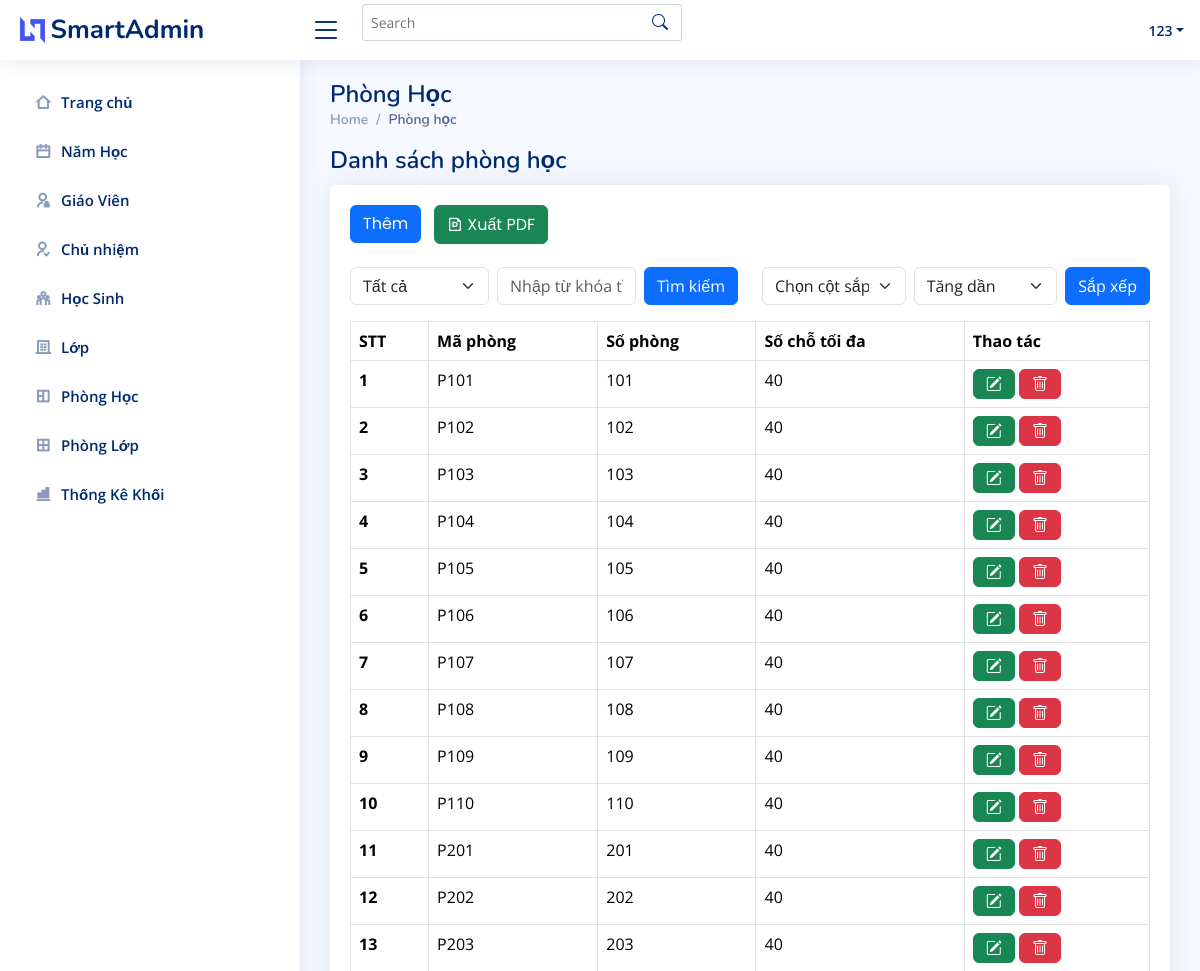
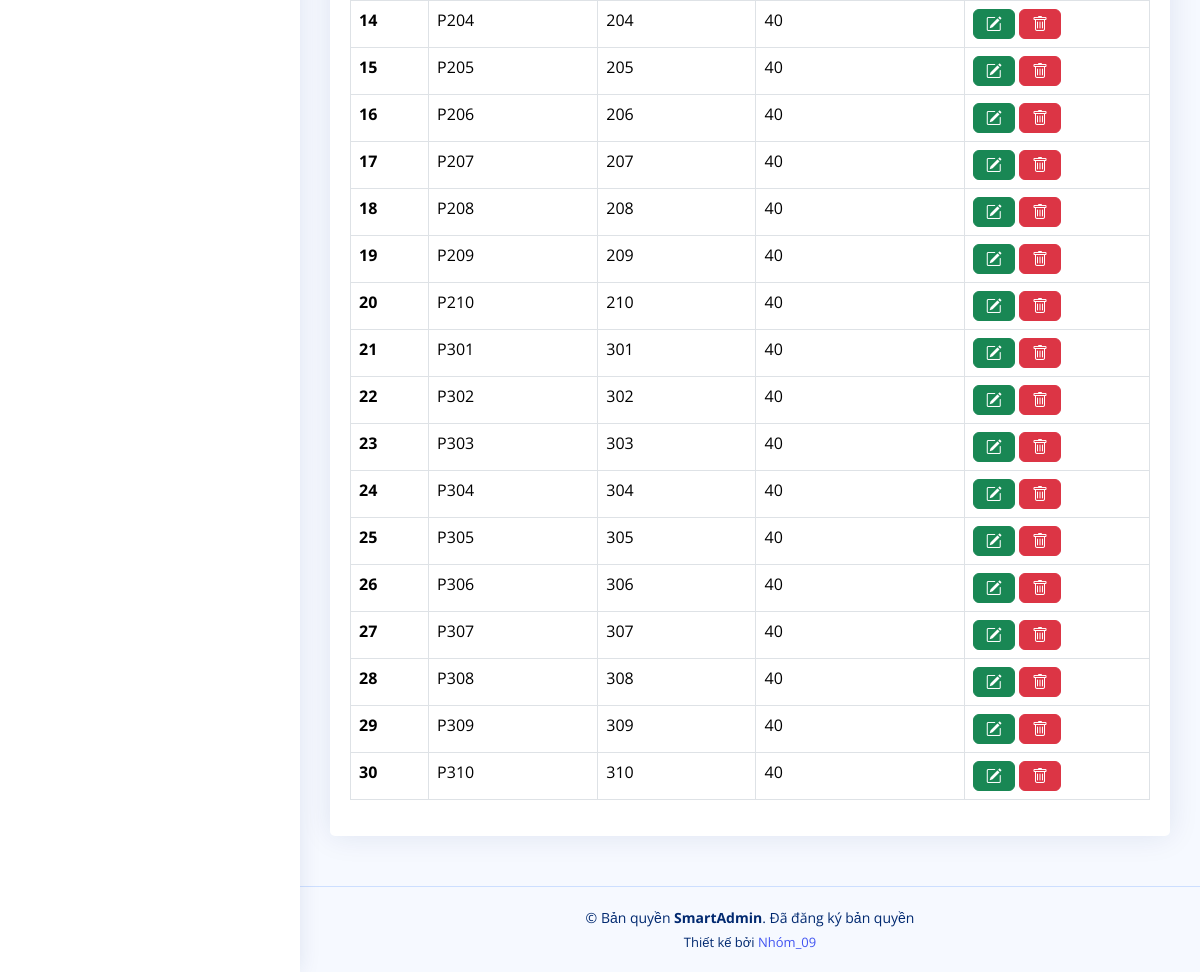
/phonghoc.php (signed in), run on the app's committed database (2 pictures, top to bottom).
### tables this page shows
CREATE TABLE `phonghoc` (
  `maPhong` varchar(10) NOT NULL,
  `soPhong` int DEFAULT NULL,
  `soChoToiDa` int DEFAULT NULL,
  PRIMARY KEY (`maPhong`)
);

### phonghoc.php (the view, shortened to what this page needs)
<?php
include('partials/header.php');
include('partials/sidebar.php');
include('partials/connectDB.php');
?>
  <main id="main" class="main">
    <div class="pagetitle">
      <h1>Phòng Học</h1>
      <nav>
        <ol class="breadcrumb">
          <li class="breadcrumb-item"><a href="index.html">Home</a></li>
          <li class="breadcrumb-item active">Phòng học</li>
        </ol>
      </nav>
    </div>
    <div class="pagetitle">
        <h1>Danh sách phòng học</h1>
    </div>
    <section class="section">
      <div class="row">
          <div class="col-lg-12">
              <div class="card">
                  <div class="card-body">
                         <h5 class="card-title d-flex justify-content-between align-items-center">
                              <div>
                                  <a href="add_phonghoc.php" class="btn btn-primary me-2">Thêm</a>
                                  <a href="export_pdf_phonghoc.php?column=<?php echo isset($_GET['column']) ? $_GET['column'] : ''; ?>&keyword=<?php echo isset($_GET['keyword']) ? $_GET['keyword'] : ''; ?>&order=<?php echo isset($_GET['order']) ? $_GET['order'] : 'asc'; ?>" class="btn btn-success me-4">
                                    <i class="ri-file-pdf-line"></i> Xuất PDF
                                  </a>
                              </div>
                          </h5>
                          <div class="row">
                            <form method="GET" action="" class="d-flex align-items-center w-50">
                              <div class="me-2" style="flex: 1;">
                                <select name="column" class="form-select">
                                  <option value="">Tất cả</option>
                                </select>
                              </div>
                              <div class="me-2" style="flex: 1;">
                                <input type="text" name="keyword" class="form-control" placeholder="Nhập từ khóa tìm kiếm">
                              </div>
                              <button type="submit" class="btn btn-primary">Tìm kiếm</button>
                            </form>
                            <form method="GET" action="" class="d-flex align-items-center w-50">
                              <div class="me-2" style="flex: 1;">
                                <select name="column" class="form-select">
                                  <option value="">Chọn cột sắp xếp</option>
                                </select>
                              </div>
                              <div class="me-2" style="flex: 1;">
                                <select name="order" class="form-select">
                                  <option value="asc">Tăng dần</option>
                                </select>
                              </div>
                              <button type="submit" class="btn btn-primary">Sắp xếp</button>
                            </form>
                          </div>
                      <table class="table table-bordered">
                          <thead>
                              <tr>
                                  <th scope="col">STT</th>
                                  <th scope="col">Mã phòng</th>
                                  <th scope="col">Số phòng</th>
                                  <th scope="col">Số chỗ tối đa</th>
                                  <th scope="col">Thao tác</th>
                          </thead>
                          <tbody>
                          <?php
                          $sql = "SELECT * FROM phonghoc";
                          if (isset($_GET['keyword']) && $_GET['keyword'] != "") {
                            $column = $_GET['column'];
                            $keyword = $_GET['keyword'];
                            $searchTerm = "%" . $keyword . "%";
                            if ($column) {
                              $sql .= " WHERE $column LIKE ?";
                              $stmt = $conn->prepare($sql);
                              $stmt->bind_param("s", $searchTerm);
                            } else {
                              $sql .= " WHERE maPhong LIKE ? OR soPhong LIKE ? OR soChoToiDa LIKE ?";
                              $stmt = $conn->prepare($sql);
                              $stmt->bind_param("sss", $searchTerm, $searchTerm, $searchTerm);
                            }
                          } else {
                            $stmt = $conn->prepare($sql);
                          }
                          $stmt->execute();
                          $result = $stmt->get_result();
                          if ($result->num_rows > 0) {
                            $stt = 1;
                            while ($row = $result->fetch_assoc()) {
                              echo "<tr>
                          <th scope='row'>{$stt}</th>
                          <td>{$row['maPhong']}</td>
                          <td>{$row['soPhong']}</td>
                          <td>{$row['soChoToiDa']}</td>
                          <td>
                         <a href='edit_phonghoc.php?maPhong=" . $row['maPhong'] . "' class='btn btn-success'><i class='bi bi-pencil-square'></i></a>
                      <a href='phonghoc.php?delete=true&maPhong=" . $row['maPhong'] . "' class='btn btn-danger' onclick='return confirm(\"Bạn có chắc chắn muốn xóa?\")'>
                      <i class='bi bi-trash'></i></a>
                          </td>
                          </tr>";
                              $stt++;
                            }
                          } else {
                            echo "<tr><td colspan='6' class='text-center'>Không có dữ liệu nào</td></tr>";
                          }
                          ?>
                        </tbody>
                      </table>
                  </div>
              </div>
          </div>
      </div>
  </section>
  </main>
<?php
include('partials/footer.php');
?>

### assets/css/style.css (style rules this page uses)
a { color: #4154f1; text-decoration: none; }
h1, h2, h3, h4, h5, h6 { font-family: "Nunito", sans-serif; }
#main { margin-top: 60px; padding: 20px 30px; transition: all 0.3s; }
.pagetitle { margin-bottom: 10px; }
.pagetitle h1 { font-size: 24px; margin-bottom: 0; font-weight: 600; color: #012970; }
.card { margin-bottom: 30px; border: none; border-radius: 5px; box-shadow: 0px 0 30px rgba(1, 41, 112, 0.1); }
.card-title { padding: 20px 0 15px 0; font-size: 18px; font-weight: 500; color: #012970; font-family: "Poppins", sans-serif; }
.card-body { padding: 0 20px 20px 20px; }
.breadcrumb { font-size: 14px; font-family: "Nunito", sans-serif; color: #899bbd; font-weight: 600; }
.breadcrumb a { color: #899bbd; transition: 0.3s; }
.breadcrumb .breadcrumb-item::before { color: #899bbd; }
.breadcrumb .active { color: #51678f; font-weight: 600; }
@media (min-width: 1200px) { #main, #footer { margin-left: 300px; } }

### data on the page
phonghoc: maPhong "P101", soPhong "101", soChoToiDa "40"
phonghoc: maPhong "P102", soPhong "102", soChoToiDa "40"
phonghoc: maPhong "P103", soPhong "103", soChoToiDa "40"
phonghoc: maPhong "P104", soPhong "104", soChoToiDa "40"
phonghoc: maPhong "P105", soPhong "105", soChoToiDa "40"
phonghoc: maPhong "P106", soPhong "106", soChoToiDa "40"
phonghoc: maPhong "P107", soPhong "107", soChoToiDa "40"
phonghoc: maPhong "P108", soPhong "108", soChoToiDa "40"
phonghoc: maPhong "P109", soPhong "109", soChoToiDa "40"
phonghoc: maPhong "P110", soPhong "110", soChoToiDa "40"
phonghoc: maPhong "P201", soPhong "201", soChoToiDa "40"
phonghoc: maPhong "P202", soPhong "202", soChoToiDa "40"
phonghoc: maPhong "P203", soPhong "203", soChoToiDa "40"
phonghoc: maPhong "P204", soPhong "204", soChoToiDa "40"
phonghoc: maPhong "P205", soPhong "205", soChoToiDa "40"
phonghoc: maPhong "P206", soPhong "206", soChoToiDa "40"
phonghoc: maPhong "P207", soPhong "207", soChoToiDa "40"
phonghoc: maPhong "P208", soPhong "208", soChoToiDa "40"
phonghoc: maPhong "P209", soPhong "209", soChoToiDa "40"
phonghoc: maPhong "P210", soPhong "210", soChoToiDa "40"
phonghoc: maPhong "P301", soPhong "301", soChoToiDa "40"
phonghoc: maPhong "P302", soPhong "302", soChoToiDa "40"
phonghoc: maPhong "P303", soPhong "303", soChoToiDa "40"
phonghoc: maPhong "P304", soPhong "304", soChoToiDa "40"
phonghoc: maPhong "P305", soPhong "305", soChoToiDa "40"
phonghoc: maPhong "P306", soPhong "306", soChoToiDa "40"
phonghoc: maPhong "P307", soPhong "307", soChoToiDa "40"
phonghoc: maPhong "P308", soPhong "308", soChoToiDa "40"
phonghoc: maPhong "P309", soPhong "309", soChoToiDa "40"
phonghoc: maPhong "P310", soPhong "310", soChoToiDa "40"

### other printed values
$_SESSION['username'] "123"
